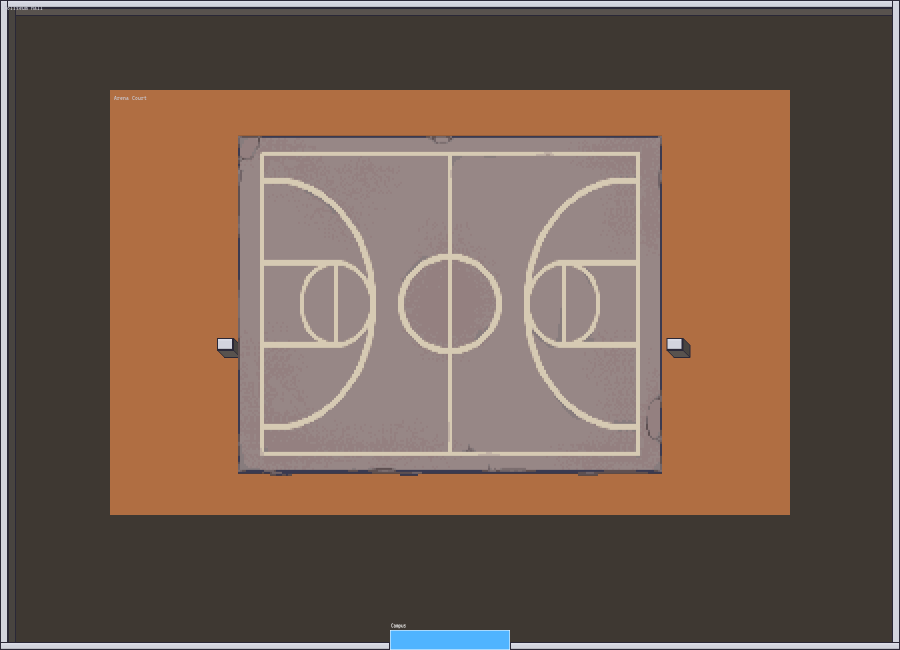
#> input picture artifacts/coliseum_horizontal_court_render.png, 1800 x 1300 px, found by its file name (shown at 1/2 size)
$ python analyze_rendered_image_pixels.py
#> lines starting #> are read from the running program, lines starting #| are printed output that depends on the picture
import numpy as np
from PIL import Image

def main():
    img_path = "artifacts/coliseum_horizontal_court_render.png"
    img = Image.open(img_path)
#> img is the input picture: PIL image 1800x1300 RGB; mean R, G, B 117.8, 95.3, 81.8
    arr = np.array(img)

    # Let's crop the court region: y = 258..952, x = 476..1324
    court_region = arr[258:952, 476:1324, :3]
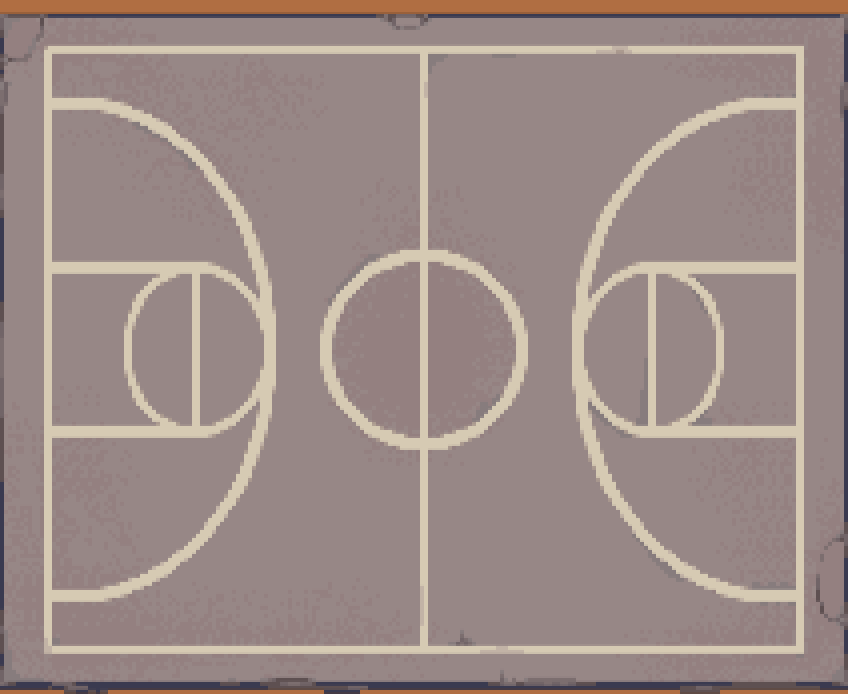
#> court_region: shape (694, 848, 3); mean R, G, B 156, 139, 135

    # Reshape and find unique colors
    pixels = court_region.reshape(-1, 3)
    unique, counts = np.unique(pixels, axis=0, return_counts=True)
#> unique = 84 rows, first 8: [58, 58, 80], [63, 61, 80], [66, 64, 83], [68, 58, 68], [69, 67, 86], [71, 68, 87], [71, 69, 88], [89, 77, 81]; counts = 84 values, max 371848 at index 56, min 8 at index 4, mean 7006.1

    # Sort and print
    indices = np.argsort(-counts)
#> indices = 84 values, max 83 at index 2, min 0 at index 6, mean 41.5
    print("Unique colors in the rendered court region:")
    for i in range(min(15, len(indices))):
        idx = indices[i]
        print(f"  Color {unique[idx]}: count={counts[idx]}")
#> this loop made 15 passes
#> idx on passes 1 to 12: 56, 51, 83, 55, 52, 70, 0, 64, 80, 36, 8, 68
#|   Color [151 135 134]: count=371848
#|   Color [148 128 128]: count=70424
#|   Color [214 202 179]: count=57304
#|   Color [151 134 133]: count=14704
#|   Color [148 129 129]: count=14648
#|   Color [176 110  66]: count=13088
#|   Color [58 58 80]: count=7656
#|   Color [160 144 140]: count=4224
#> (further printed lines are left out)

if __name__ == "__main__":
    main()
